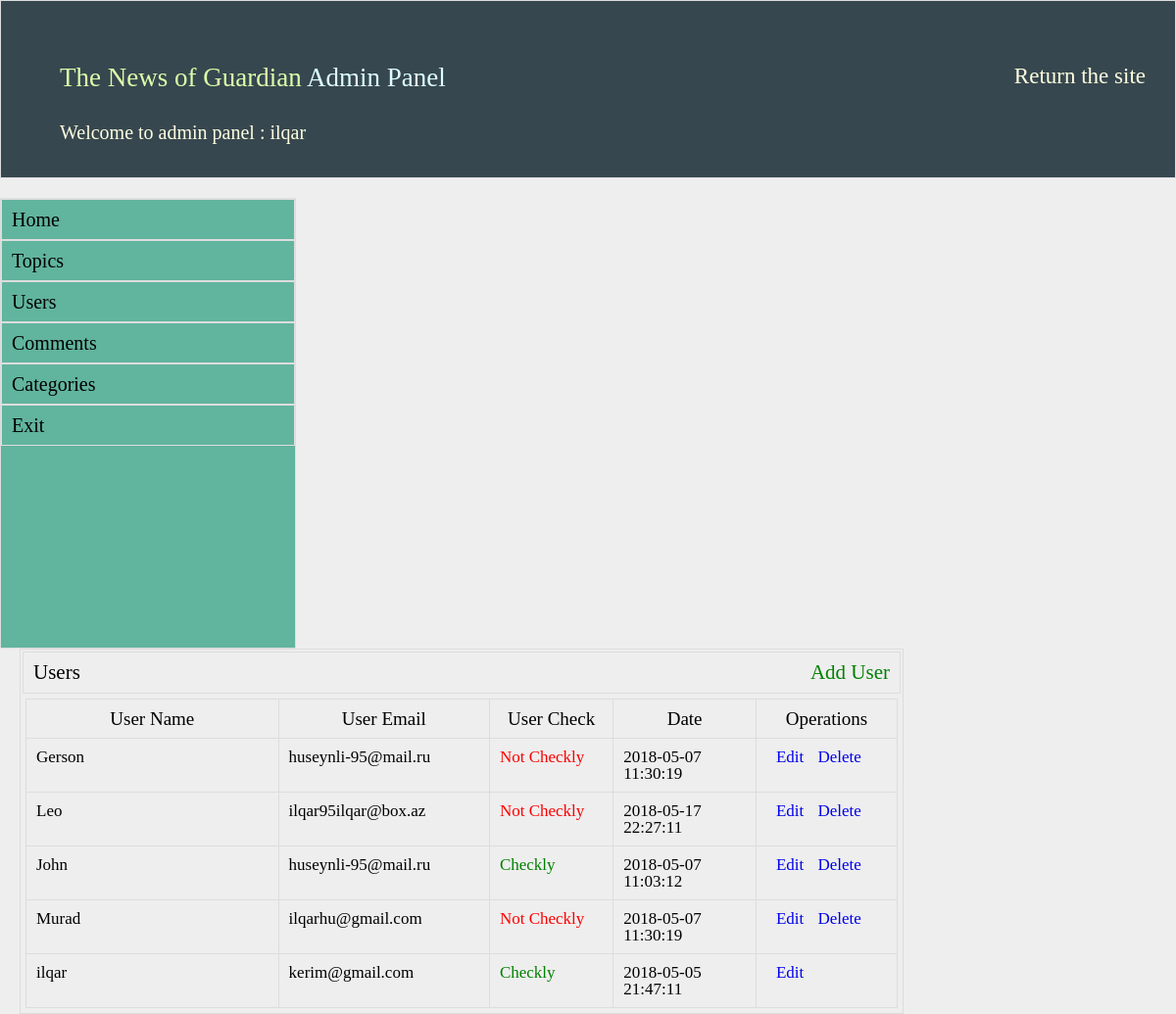
Page /admin/?do=users (signed in) on the committed database.
### tables this page shows
CREATE TABLE IF NOT EXISTS `uyeler` (
  `uye_id` int(11) NOT NULL AUTO_INCREMENT,
  `uye_name` varchar(200) NOT NULL,
  `uye_password` varchar(200) NOT NULL,
  `uye_eposta` varchar(200) NOT NULL,
  `uye_date` timestamp NOT NULL DEFAULT CURRENT_TIMESTAMP,
  `uye_order` int(11) NOT NULL DEFAULT '0',
  `uye_onay` int(11) NOT NULL DEFAULT '0',
  `uye_about` varchar(500) NOT NULL,
  PRIMARY KEY (`uye_id`)
);

### admin/users.php (the view, shortened to what this page needs)
<!DOCTYPE html>
<html>
<head>
</head>
<body>
<?php
$v = $db->prepare("select * from uyeler  order by uye_id desc limit 20");
$v->execute(array());
$k = $v->fetchALL(PDO::FETCH_ASSOC);
$x = $v->rowCount();
?>
<div class="admin-icerik-sag">
			<h2> Users <a href="/admin/?do=user_add"><span style="float: right;color:green;">Add User</span></a></h2>
			<div class="konular">
			<table cellspacing="0" cellpadding="0">
			<thead>
			<tr>
			<th width="600">User Name</th> <th width="300">User Email</th>
			<th width="200">User Check</th> <th width="250">Date</th>
			<th width="200">Operations</th>
			</tr>
			</thead>
			<?php
			 if($x){
                foreach($k as $m){
					?>
					<tbody>
					<tr>
					<td><?php echo $m["uye_name"];?></td> <td><?php echo $m["uye_eposta"];?></td>
					<td>
					<?php
					if($m["uye_onay"] == 1){
						echo '<span style="color:green">Checkly</span>';
					}else {
						echo '<span style="color:red">Not Checkly</span>';
					}
					?>
					</td>
					<td><?php echo $m["uye_date"];?></td>
					<td>
						<span style="margin-left:10px;"><a href="/admin/?do=uye_edit&id=<?php echo $m['uye_id'];?>">Edit</a></span> <span style="margin-left:10px;"><a href="/admin/?do=uye_del&id=<?php echo $m['uye_id']; ?>"><?php if($m['uye_order']==0){ echo "Delete"; }?></a></span></td>
					</tr>
					</tbody>
					<?php
				}
			 }else {
				echo '<tr><td colspan="5"><div class="xeta">There is no user </div></td></tr>';
			 }
			?>
			</table>
			</div>
			</div>
</body>
</html>

### css/admin.css (style rules this page uses)
.admin-icerik-sag { float:left; margin-left:20px; border:1px solid #ddd; width:75%; min-height:200px; background:#eee; }
.admin-icerik-sag h2 { border:1px solid #ddd; padding:10px; margin:2px; font-size:21px; background:#eee; }
.konular th { border:1px solid #ddd; padding:10px; font-size:19px; background:#eee; }
.konular { margin:5px; }
.konular td { border:1px solid #ddd; padding:10px; font-size:17px; }

### rows in the picture
uyeler: uye_name "Gerson", uye_eposta "huseynli-95@mail.ru", uye_onay "Not Checkly", uye_date "2018-05-07 11:30:19", uye_order "Delete"
uyeler: uye_name "Leo", uye_eposta "ilqar95ilqar@box.az", uye_onay "Not Checkly", uye_date "2018-05-17 22:27:11", uye_order "Delete"
uyeler: uye_name "John", uye_eposta "huseynli-95@mail.ru", uye_onay "Checkly", uye_date "2018-05-07 11:03:12", uye_order "Delete"
uyeler: uye_name "Murad", uye_eposta "ilqarhu@gmail.com", uye_onay "Not Checkly", uye_date "2018-05-07 11:30:19", uye_order "Delete"
uyeler: uye_name "ilqar", uye_eposta "kerim@gmail.com", uye_onay "Checkly", uye_date "2018-05-05 21:47:11"

### other values in the picture
$_SESSION["uye"] "ilqar"
